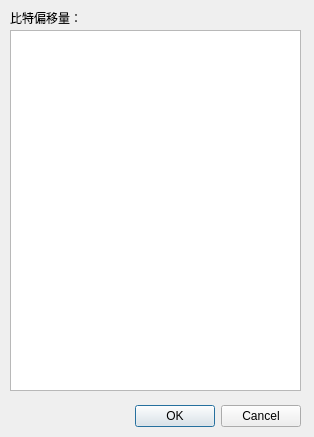
<?xml version="1.0" encoding="UTF-8"?>
<ui version="4.0">
 <class>Setting</class>
 <widget class="QDialog" name="Setting">
  <property name="geometry">
   <rect>
    <x>0</x>
    <y>0</y>
    <width>314</width>
    <height>437</height>
   </rect>
  </property>
  <property name="windowTitle">
   <string>Dialog</string>
  </property>
  <widget class="QDialogButtonBox" name="btnGroupSubmit">
   <property name="geometry">
    <rect>
     <x>130</x>
     <y>400</y>
     <width>171</width>
     <height>32</height>
    </rect>
   </property>
   <property name="orientation">
    <enum>Qt::Horizontal</enum>
   </property>
   <property name="standardButtons">
    <set>QDialogButtonBox::Cancel|QDialogButtonBox::Ok</set>
   </property>
  </widget>
  <widget class="QPlainTextEdit" name="plainTextEdit">
   <property name="geometry">
    <rect>
     <x>10</x>
     <y>30</y>
     <width>291</width>
     <height>361</height>
    </rect>
   </property>
   <property name="font">
    <font>
     <family>Courier New</family>
    </font>
   </property>
  </widget>
  <widget class="QLabel" name="label">
   <property name="geometry">
    <rect>
     <x>10</x>
     <y>10</y>
     <width>221</width>
     <height>16</height>
    </rect>
   </property>
   <property name="text">
    <string>比特偏移量：</string>
   </property>
  </widget>
 </widget>
 <resources/>
 <connections>
  <connection>
   <sender>btnGroupSubmit</sender>
   <signal>accepted()</signal>
   <receiver>Setting</receiver>
   <slot>accept()</slot>
   <hints>
    <hint type="sourcelabel">
     <x>248</x>
     <y>254</y>
    </hint>
    <hint type="destinationlabel">
     <x>157</x>
     <y>274</y>
    </hint>
   </hints>
  </connection>
  <connection>
   <sender>btnGroupSubmit</sender>
   <signal>rejected()</signal>
   <receiver>Setting</receiver>
   <slot>reject()</slot>
   <hints>
    <hint type="sourcelabel">
     <x>316</x>
     <y>260</y>
    </hint>
    <hint type="destinationlabel">
     <x>286</x>
     <y>274</y>
    </hint>
   </hints>
  </connection>
 </connections>
 <slots>
  <slot>addOffsetItem()</slot>
  <slot>slot2()</slot>
 </slots>
</ui>
